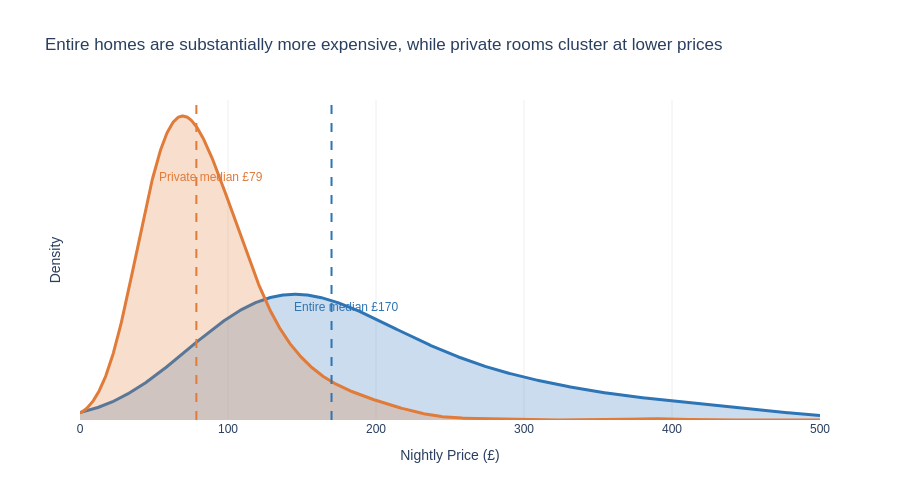

The code cell stored with this chart in its notebook:
### Code cell
df_two = df[df['room_type'].isin(['Entire home/apt', 'Private room'])]

df_two = df_two[df_two['price'] < 500]

# ── Split prices ──────────────────────────────────────────────────────────────
entire = df_two[df_two['room_type'] == 'Entire home/apt']['price']
private = df_two[df_two['room_type'] == 'Private room']['price']

# Median prices
med_entire = entire.median()
med_private = private.median()

# ── KDE calculation ───────────────────────────────────────────────────────────
x = np.linspace(0, 500, 1000)

kde_entire = gaussian_kde(entire, bw_method=0.4)
kde_private = gaussian_kde(private, bw_method=0.4)

y_entire = kde_entire(x)
y_private = kde_private(x)

# ── Build chart ───────────────────────────────────────────────────────────────
fig = go.Figure()

# Entire homes
fig.add_trace(
    go.Scatter(
        x=x,
        y=y_entire,
        mode='lines',
        line=dict(color='#2E75B6', width=3),
        fill='tozeroy',
        fillcolor='rgba(46,117,182,0.25)',
        name='Entire home/apt'
    )
)

# Private rooms
fig.add_trace(
    go.Scatter(
        x=x,
        y=y_private,
        mode='lines',
        line=dict(color='#E07B39', width=3),
        fill='tozeroy',
        fillcolor='rgba(224,123,57,0.25)',
        name='Private room'
    )
)

# ── Median lines ──────────────────────────────────────────────────────────────
fig.add_vline(
    x=med_entire,
    line_dash='dash',
    line_color='#2E75B6'
)

fig.add_vline(
    x=med_private,
    line_dash='dash',
    line_color='#E07B39'
)

# ── Labels ────────────────────────────────────────────────────────────────────
fig.add_annotation(
    x=med_entire + 10,
    y=max(y_entire) * 0.9,
    text=f'Entire median £{med_entire:.0f}',
    showarrow=False,
    font=dict(color='#2E75B6')
)

fig.add_annotation(
    x=med_private + 10,
    y=max(y_private) * 0.8,
    text=f'Private median £{med_private:.0f}',
    showarrow=False,
    font=dict(color='#E07B39')
)

# ── Styling ───────────────────────────────────────────────────────────────────
fig.update_layout(
    title='Entire homes are substantially more expensive, while private rooms cluster at lower prices',
    
    plot_bgcolor='white',
    paper_bgcolor='white',
    
    font=dict(
        family='Arial',
        size=12
    ),
    
    width=900,
    height=500,
    
    showlegend=False
)

fig.update_xaxes(
    title='Nightly Price (£)',
    showgrid=True,
    gridcolor='#EEEEEE'
)

fig.update_yaxes(
    title='Density',
    showgrid=False,
    showticklabels=False
)

fig.show()

### Figure 1 — Plotly figure (JSON) as saved in the notebook; plotly's stock layout.template omitted (floating-point values rounded to 4 significant figures; data arrays with more than 128 entries replaced by an {"elided": "..."} marker saying what was removed)
{"data": [{"fill": "tozeroy", "fillcolor": "rgba(46,117,182,0.25)", "line": {"color": "#2E75B6", "width": 3}, "mode": "lines", "name": "Entire home/apt", "type": "scatter", "x": {"elided": "1000 float values"}, "y": {"elided": "1000 float values"}}, {"fill": "tozeroy", "fillcolor": "rgba(224,123,57,0.25)", "line": {"color": "#E07B39", "width": 3}, "mode": "lines", "name": "Private room", "type": "scatter", "x": {"elided": "1000 float values"}, "y": {"elided": "1000 float values"}}], "layout": {"annotations": [{"font": {"color": "#2E75B6"}, "showarrow": false, "text": "Entire median £170", "x": 179.9, "y": 0.004092}, {"font": {"color": "#E07B39"}, "showarrow": false, "text": "Private median £79", "x": 88.63, "y": 0.008796}], "font": {"family": "Arial", "size": 12}, "height": 500, "paper_bgcolor": "white", "plot_bgcolor": "white", "shapes": [{"line": {"color": "#2E75B6", "dash": "dash"}, "type": "line", "x0": 169.9, "x1": 169.9, "xref": "x", "y0": 0, "y1": 1, "yref": "y domain"}, {"line": {"color": "#E07B39", "dash": "dash"}, "type": "line", "x0": 78.63, "x1": 78.63, "xref": "x", "y0": 0, "y1": 1, "yref": "y domain"}], "showlegend": false, "title": {"text": "Entire homes are substantially more expensive, while private rooms cluster at lower prices"}, "width": 900, "xaxis": {"gridcolor": "#EEEEEE", "showgrid": true, "title": {"text": "Nightly Price (£)"}}, "yaxis": {"showgrid": false, "showticklabels": false, "title": {"text": "Density"}}}}
